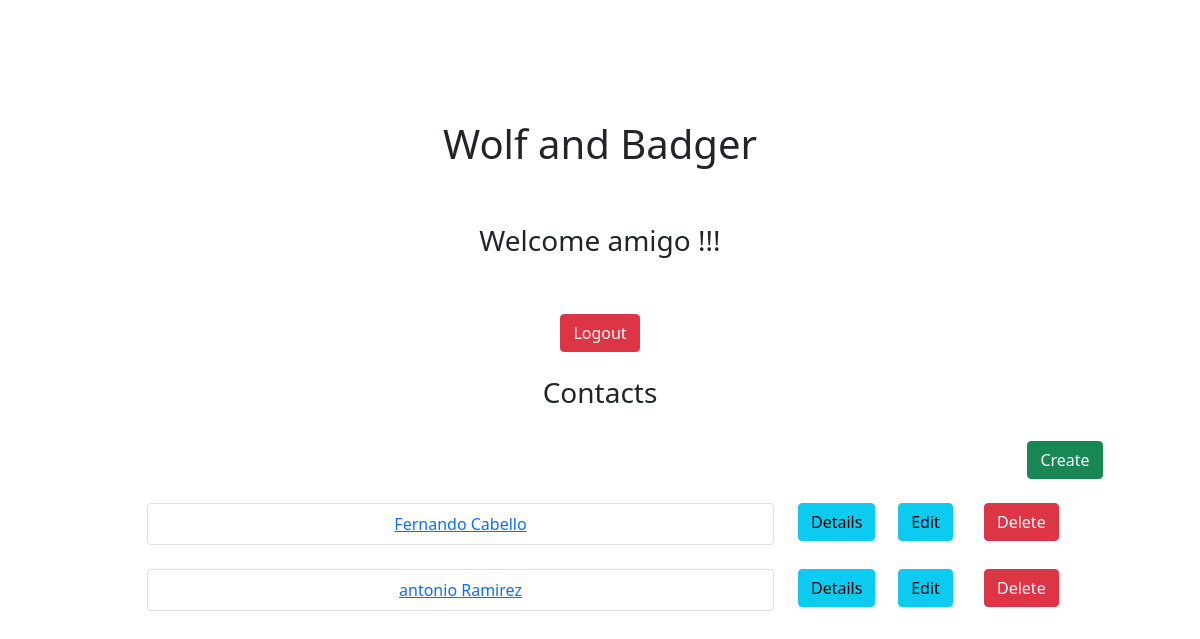
The app's page / (signed in), older data.
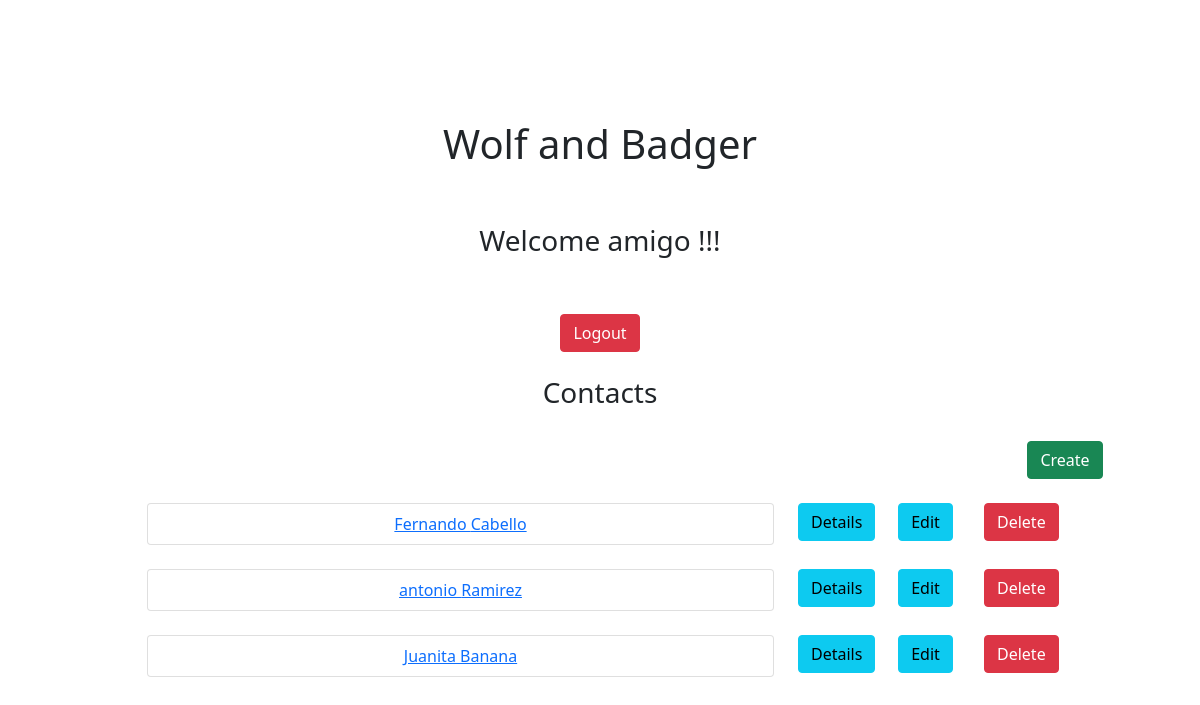
The same page, newer data.
### crudapp/models.py (models this page shows, shortened)
class Contact(models.Model):
    firstName = models.CharField("First name", max_length=255, blank = True, null = True)
    lastName = models.CharField("Last name", max_length=255, blank = True, null = True)
    email = models.EmailField()
    phone = models.CharField(max_length=20, blank = True, null = True)
    address = models.TextField(blank=True, null=True)
    description = models.TextField(blank=True, null=True)
    createdAt = models.DateTimeField("Created At", auto_now_add=True)

### crudapp/views.py (the view)
# urls.py: path("", Home.as_view(), name='home'),
class Home(ListView):
    template_name = 'home.html'
    context_object_name = 'contact_list'
    def get_queryset(self):
        return Contact.objects.all()

### templates/home.html (shortened to what this page needs)
{% extends 'base.html' %} {% load socialaccount %}
{% block content %}
<div class="container" style="text-align: center; padding-top: 10%;">
  <h1>Wolf and Badger</h1>
  <br /><br />
  {% if user.is_authenticated %}
    <h3>Welcome {{ user.username }} !!!</h3>
    <br /><br />
    <a href="{% url 'account_logout' %}" class="btn btn-danger">Logout</a>
    <div class="container-fluid">
        <br />
        <div class="row">
            <div class="col-md-1 col-xs-1 col-sm-1"></div>
            <div class="col-md-10 col-xs-10 col-sm-10">
                <h3 class="round3" style="text-align:center;">Contacts</h3>
            </div>
            <div class="col-md-1 col-xs-1 col-sm-1"></div>
        </div>
        <div class="row">
            <div class="col-md-10 col-xs-10 col-sm-10"></div>
            <div class="col-md-2 col-xs-1 col-sm-1">
                <br />
                <a href="{% url 'create' %}">
                    <button type="button" class="btn btn-success">
                        <span class="glyphicon glyphicon-plus">Create</span>
                    </button>
                </a>
            </div>
        </div>
        <br />
        {% for contact in contact_list %}
        <div class="row">
            <div class="col-md-1 col-xs-1 col-sm-1"></div>
            <div class="col-md-7 col-xs-7 col-sm-7">
                <ul class="list-group">
                    <li class="list-group-item ">
                        <a href="{% url 'detail' contact.pk %}"> {{ contact.firstName }} {{contact.lastName}} </a>
                    </li>
                </ul>
                <br>
            </div>
            <div class="col-md-1 col-xs-1 col-sm-1">
                <a href="{% url 'detail' contact.pk %}">
                    <button type="button" class="btn btn-info">
                        <span class="glyphicon glyphicon-open">Details</span>
                    </button>
                </a>
            </div>
            <div class="col-md-1">
                <a href="{% url 'edit' contact.pk %}">
                    <button type="button" class="btn btn-info">
                        <span class="glyphicon glyphicon-pencil">Edit</span>
                    </button>
                </a>
            </div>
            <div class="col-md-1">
                <a href="{% url 'delete' contact.pk %}">
                    <button type="button" class="btn btn-danger">
                        <span class="glyphicon glyphicon-trash">Delete</span>
                    </button>
                </a>
            </div>
            <div class="col-md-1 col-xs-1 col-sm-1"></div>
        </div>
        {% endfor %}
    </div>
  {% endif %}
</div>
{% endblock content %}

Row changes from the older to the newer data that the page shows:
added Contact: firstName "Juanita", lastName "Banana"
